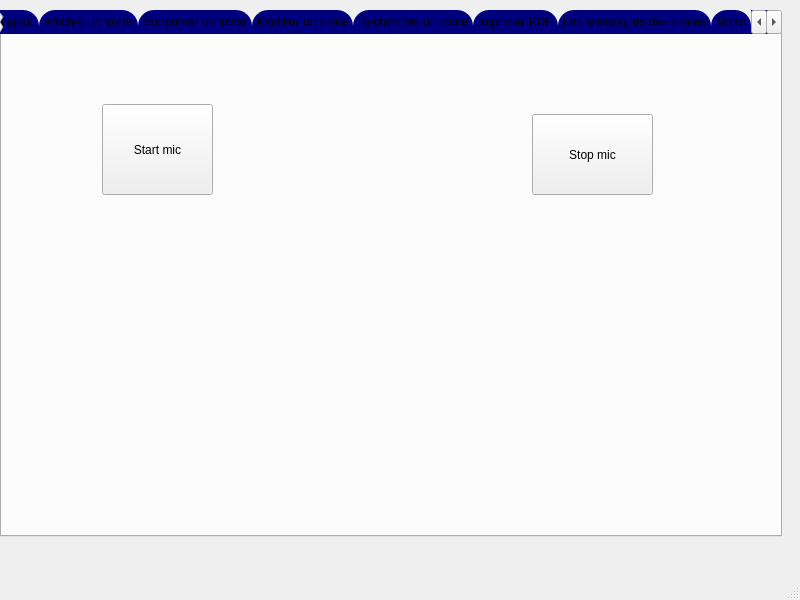
<?xml version="1.0" encoding="UTF-8"?>
<ui version="4.0">
 <class>wajjih</class>
 <widget class="QMainWindow" name="wajjih">
  <property name="geometry">
   <rect>
    <x>0</x>
    <y>0</y>
    <width>800</width>
    <height>600</height>
   </rect>
  </property>
  <property name="windowTitle">
   <string>MainWindow</string>
  </property>
  <widget class="QWidget" name="centralwidget">
   <widget class="QTabWidget" name="tabWidget">
    <property name="geometry">
     <rect>
      <x>0</x>
      <y>10</y>
      <width>782</width>
      <height>527</height>
     </rect>
    </property>
    <property name="maximumSize">
     <size>
      <width>16777215</width>
      <height>16777215</height>
     </size>
    </property>
    <property name="mouseTracking">
     <bool>true</bool>
    </property>
    <property name="toolTipDuration">
     <number>-5</number>
    </property>
    <property name="styleSheet">
     <string notr="true">
QTabBar::tab {
	background-color: rgb(0, 0, 127);
    background: qlineargradient(x1: 0, y1: 0, x2: 0, y2: 1,
                                stop: 0 #E1E1E1, stop: 0.4 rgb(0, 0, 127),
                                stop: 0.5 #D8D8D8, stop: 1.0 rgb(170, 170, 255););
	

   /* same as the pane color */
	border-bottom-color: rgb(50, 0, 127);
	border-bottom-color: rgb(50, 0, 127);
    border-top-left-radius: 16px;
    border-top-right-radius: 16px;
    min-width:30ex;
    padding: 5px;
     font: bold, &quot;Comic Sans MS&quot;;
}

QTabBar::tab:selected, QTabBar::tab:hover {
    background: qlineargradient(x1: 0, y1: 0, x2: 0, y2: 1,
                                stop: 0 rgb(170, 170, 255), stop: 0.4  rgb(50, 0, 127),
                                stop: 0.5 rgb(50, 0, 127), stop: 1.0  rgb(170, 170, 255));
}</string>
    </property>
    <property name="currentIndex">
     <number>7</number>
    </property>
    <widget class="QWidget" name="tab_9">
     <attribute name="title">
      <string>(invite) ajout</string>
     </attribute>
     <widget class="QLabel" name="label_9">
      <property name="geometry">
       <rect>
        <x>26</x>
        <y>100</y>
        <width>71</width>
        <height>31</height>
       </rect>
      </property>
      <property name="text">
       <string>Identifiant</string>
      </property>
     </widget>
     <widget class="QLabel" name="label_10">
      <property name="geometry">
       <rect>
        <x>30</x>
        <y>210</y>
        <width>51</width>
        <height>16</height>
       </rect>
      </property>
      <property name="text">
       <string>Repetition</string>
      </property>
     </widget>
     <widget class="QLabel" name="label_11">
      <property name="geometry">
       <rect>
        <x>20</x>
        <y>300</y>
        <width>71</width>
        <height>16</height>
       </rect>
      </property>
      <property name="text">
       <string>Date and Time</string>
      </property>
     </widget>
     <widget class="QLineEdit" name="invite_ajout_id">
      <property name="geometry">
       <rect>
        <x>130</x>
        <y>100</y>
        <width>113</width>
        <height>20</height>
       </rect>
      </property>
     </widget>
     <widget class="QSpinBox" name="invite_ajout_rep">
      <property name="geometry">
       <rect>
        <x>130</x>
        <y>200</y>
        <width>42</width>
        <height>22</height>
       </rect>
      </property>
     </widget>
     <widget class="QDateTimeEdit" name="invite_ajout_date">
      <property name="geometry">
       <rect>
        <x>130</x>
        <y>290</y>
        <width>194</width>
        <height>22</height>
       </rect>
      </property>
     </widget>
     <widget class="QPushButton" name="invite_ajout_button">
      <property name="geometry">
       <rect>
        <x>460</x>
        <y>160</y>
        <width>91</width>
        <height>81</height>
       </rect>
      </property>
      <property name="text">
       <string>Ajouter</string>
      </property>
     </widget>
    </widget>
    <widget class="QWidget" name="tab_10">
     <attribute name="title">
      <string>Afficher un invite</string>
     </attribute>
     <widget class="QPushButton" name="pb_invite_triASC">
      <property name="geometry">
       <rect>
        <x>100</x>
        <y>360</y>
        <width>161</width>
        <height>71</height>
       </rect>
      </property>
      <property name="text">
       <string>Trier par ID(Croissant)</string>
      </property>
     </widget>
     <widget class="QPushButton" name="pb_invite_triDSC">
      <property name="geometry">
       <rect>
        <x>430</x>
        <y>360</y>
        <width>161</width>
        <height>71</height>
       </rect>
      </property>
      <property name="text">
       <string>Trier par ID(Decroissant)</string>
      </property>
     </widget>
     <widget class="QTableView" name="tab_invite">
      <property name="geometry">
       <rect>
        <x>105</x>
        <y>70</y>
        <width>581</width>
        <height>281</height>
       </rect>
      </property>
     </widget>
    </widget>
    <widget class="QWidget" name="tab_11">
     <attribute name="title">
      <string>Supprimer un invite</string>
     </attribute>
     <widget class="QPushButton" name="invite_supprime_button">
      <property name="geometry">
       <rect>
        <x>120</x>
        <y>310</y>
        <width>161</width>
        <height>81</height>
       </rect>
      </property>
      <property name="text">
       <string>Supprimer</string>
      </property>
     </widget>
     <widget class="QLabel" name="label_18">
      <property name="geometry">
       <rect>
        <x>36</x>
        <y>120</y>
        <width>111</width>
        <height>31</height>
       </rect>
      </property>
      <property name="text">
       <string>Identifiant</string>
      </property>
     </widget>
     <widget class="QLineEdit" name="invite_supprimer_id">
      <property name="geometry">
       <rect>
        <x>150</x>
        <y>120</y>
        <width>113</width>
        <height>20</height>
       </rect>
      </property>
     </widget>
    </widget>
    <widget class="QWidget" name="tab_12">
     <attribute name="title">
      <string>Modifier un invite</string>
     </attribute>
     <widget class="QLabel" name="label_19">
      <property name="geometry">
       <rect>
        <x>30</x>
        <y>130</y>
        <width>71</width>
        <height>21</height>
       </rect>
      </property>
      <property name="text">
       <string>Identifiant</string>
      </property>
     </widget>
     <widget class="QLabel" name="label_20">
      <property name="geometry">
       <rect>
        <x>26</x>
        <y>220</y>
        <width>81</width>
        <height>20</height>
       </rect>
      </property>
      <property name="text">
       <string>New repetitions</string>
      </property>
     </widget>
     <widget class="QLabel" name="label_21">
      <property name="geometry">
       <rect>
        <x>26</x>
        <y>320</y>
        <width>111</width>
        <height>20</height>
       </rect>
      </property>
      <property name="text">
       <string>New date and time</string>
      </property>
     </widget>
     <widget class="QLineEdit" name="invite_modifier_id">
      <property name="geometry">
       <rect>
        <x>110</x>
        <y>130</y>
        <width>113</width>
        <height>20</height>
       </rect>
      </property>
     </widget>
     <widget class="QSpinBox" name="invite_modifier_rep">
      <property name="geometry">
       <rect>
        <x>140</x>
        <y>220</y>
        <width>42</width>
        <height>22</height>
       </rect>
      </property>
     </widget>
     <widget class="QDateTimeEdit" name="invite_modifier_date">
      <property name="geometry">
       <rect>
        <x>140</x>
        <y>320</y>
        <width>194</width>
        <height>22</height>
       </rect>
      </property>
     </widget>
     <widget class="QPushButton" name="invite_modifier_button">
      <property name="geometry">
       <rect>
        <x>410</x>
        <y>170</y>
        <width>151</width>
        <height>101</height>
       </rect>
      </property>
      <property name="text">
       <string>Modifier</string>
      </property>
     </widget>
    </widget>
    <widget class="QWidget" name="tab_13">
     <attribute name="title">
      <string>Rechercher un invite</string>
     </attribute>
     <widget class="QLabel" name="label_22">
      <property name="geometry">
       <rect>
        <x>30</x>
        <y>130</y>
        <width>101</width>
        <height>31</height>
       </rect>
      </property>
      <property name="text">
       <string>Identifiant</string>
      </property>
     </widget>
     <widget class="QLabel" name="label_23">
      <property name="geometry">
       <rect>
        <x>26</x>
        <y>240</y>
        <width>81</width>
        <height>20</height>
       </rect>
      </property>
      <property name="text">
       <string>Date and time</string>
      </property>
     </widget>
     <widget class="QLineEdit" name="invite_rechercher_id">
      <property name="geometry">
       <rect>
        <x>150</x>
        <y>130</y>
        <width>113</width>
        <height>20</height>
       </rect>
      </property>
     </widget>
     <widget class="QDateTimeEdit" name="invite_rechercher_date">
      <property name="geometry">
       <rect>
        <x>140</x>
        <y>240</y>
        <width>194</width>
        <height>22</height>
       </rect>
      </property>
     </widget>
     <widget class="QPushButton" name="invite_rechercher_button">
      <property name="geometry">
       <rect>
        <x>64</x>
        <y>360</y>
        <width>111</width>
        <height>71</height>
       </rect>
      </property>
      <property name="text">
       <string>Rechercher</string>
      </property>
     </widget>
     <widget class="QTableView" name="invite_tab_recherche">
      <property name="geometry">
       <rect>
        <x>375</x>
        <y>100</y>
        <width>311</width>
        <height>301</height>
       </rect>
      </property>
     </widget>
    </widget>
    <widget class="QWidget" name="tab_27">
     <attribute name="title">
      <string>Imprimer PDF</string>
     </attribute>
     <widget class="QPushButton" name="invite_pdf_button">
      <property name="geometry">
       <rect>
        <x>90</x>
        <y>120</y>
        <width>241</width>
        <height>231</height>
       </rect>
      </property>
      <property name="text">
       <string>Print PDF</string>
      </property>
     </widget>
     <widget class="QTextEdit" name="invite_pdf">
      <property name="geometry">
       <rect>
        <x>450</x>
        <y>150</y>
        <width>201</width>
        <height>211</height>
       </rect>
      </property>
     </widget>
    </widget>
    <widget class="QWidget" name="tab_28">
     <attribute name="title">
      <string>Les statistiques des invites</string>
     </attribute>
     <widget class="QPushButton" name="invite_stat">
      <property name="geometry">
       <rect>
        <x>130</x>
        <y>170</y>
        <width>141</width>
        <height>101</height>
       </rect>
      </property>
      <property name="text">
       <string>Stat</string>
      </property>
     </widget>
     <widget class="QLabel" name="invite_stat_label">
      <property name="geometry">
       <rect>
        <x>460</x>
        <y>70</y>
        <width>241</width>
        <height>331</height>
       </rect>
      </property>
      <property name="text">
       <string/>
      </property>
     </widget>
    </widget>
    <widget class="QWidget" name="tab_29">
     <attribute name="title">
      <string>Micro</string>
     </attribute>
     <widget class="QPushButton" name="invite_micro_start">
      <property name="geometry">
       <rect>
        <x>100</x>
        <y>70</y>
        <width>111</width>
        <height>91</height>
       </rect>
      </property>
      <property name="text">
       <string>Start mic</string>
      </property>
     </widget>
     <widget class="QPushButton" name="invite_micro_stop">
      <property name="geometry">
       <rect>
        <x>530</x>
        <y>80</y>
        <width>121</width>
        <height>81</height>
       </rect>
      </property>
      <property name="text">
       <string>Stop mic</string>
      </property>
     </widget>
    </widget>
    <widget class="QWidget" name="tab_30">
     <attribute name="title">
      <string>jeu</string>
     </attribute>
     <widget class="QLabel" name="label_47">
      <property name="geometry">
       <rect>
        <x>40</x>
        <y>140</y>
        <width>91</width>
        <height>41</height>
       </rect>
      </property>
      <property name="text">
       <string>Question</string>
      </property>
     </widget>
     <widget class="QLabel" name="invite_jeu_question">
      <property name="geometry">
       <rect>
        <x>196</x>
        <y>140</y>
        <width>341</width>
        <height>31</height>
       </rect>
      </property>
      <property name="text">
       <string/>
      </property>
     </widget>
     <widget class="QLabel" name="label_49">
      <property name="geometry">
       <rect>
        <x>40</x>
        <y>260</y>
        <width>47</width>
        <height>14</height>
       </rect>
      </property>
      <property name="text">
       <string>Reponse</string>
      </property>
     </widget>
     <widget class="QLineEdit" name="invite_jeu_reponse">
      <property name="geometry">
       <rect>
        <x>182</x>
        <y>260</y>
        <width>181</width>
        <height>20</height>
       </rect>
      </property>
     </widget>
     <widget class="QPushButton" name="invite_jeu_generate">
      <property name="geometry">
       <rect>
        <x>64</x>
        <y>370</y>
        <width>121</width>
        <height>81</height>
       </rect>
      </property>
      <property name="text">
       <string>Generate Question</string>
      </property>
     </widget>
     <widget class="QPushButton" name="invite_jeu_reponse_2">
      <property name="geometry">
       <rect>
        <x>304</x>
        <y>370</y>
        <width>121</width>
        <height>81</height>
       </rect>
      </property>
      <property name="text">
       <string>Envoyer la reponse</string>
      </property>
     </widget>
    </widget>
   </widget>
  </widget>
  <widget class="QMenuBar" name="menubar">
   <property name="geometry">
    <rect>
     <x>0</x>
     <y>0</y>
     <width>800</width>
     <height>22</height>
    </rect>
   </property>
  </widget>
  <widget class="QStatusBar" name="statusbar"/>
 </widget>
 <resources/>
 <connections/>
</ui>
